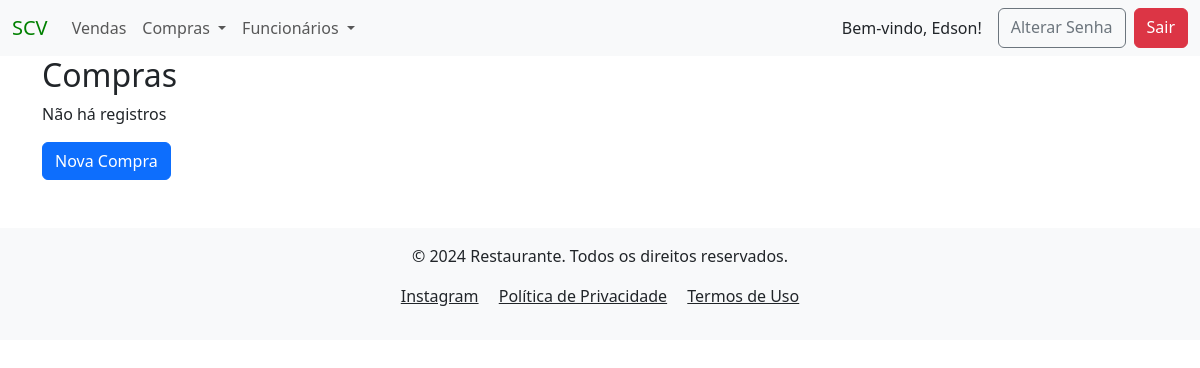
The page /compras/ (signed in) on the database as committed earlier.
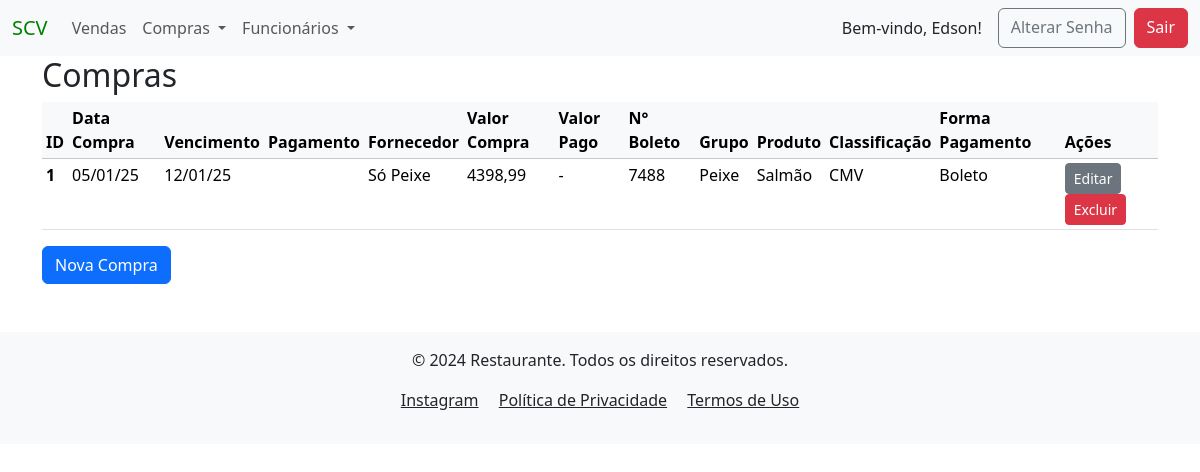
The same page on the database as committed later.
### compras/models.py (models this page shows)
class Compras(models.Model):
    classificacao_choices = [
                        ('CMV', 'CMV'),
                        ('Gasto Fixo', 'Gasto Fixo'),
                        ('Gasto Variável', 'Gasto Variável')
                        ]
    tipo_pagamento = [
                    ('Dinheiro', 'Dinheiro'),
                    ('Cartão de Crédito', 'Cartão de Crédito'),
                    ('Cartão Débito', 'Cartão Débito'),
                    ('Pix', 'Pix'),
                    ('Cheque', 'Cheque'),
                    ('Transferência', 'Transferência'),
                    ('Boleto', 'Boleto'),
                    ('Débito Automático', 'Débito Automático')
    ]
    created_at = models.DateTimeField(auto_now_add=True)
    data_compra = models.DateField(verbose_name="Data da Venda", null=False, blank=False)
    data_vencimento = models.DateField(verbose_name="Data do Vencimento", null=True, blank=False)
    data_pagamento = models.DateField(verbose_name="Data do Pagamento", null=True, blank=True)
    fornecedor = models.ForeignKey(Fornecedor, on_delete=models.PROTECT, verbose_name="Fornecedor", null=False, blank=False)
    valor_compra = models.DecimalField(verbose_name="Valor da Compra", max_digits=9, decimal_places=2, null=False, blank=False)
    valor_pago = models.DecimalField(verbose_name="Valor de Pagamento", max_digits=9, decimal_places=2, null=True, blank=True)
    qtd = models.CharField(verbose_name="Quantidade", max_length=10, null=True, blank=True)
    numero_boleto = models.CharField(verbose_name="Boleto", max_length=10, null=True, blank=True)
    grupo_produto = models.CharField(verbose_name="Grupo do Produto", max_length=20, null=True, blank=False)
    produto = models.CharField(verbose_name="Produto", max_length=20, null=True, blank=False)
    classificacao = models.CharField(verbose_name="Classificação", choices=classificacao_choices, max_length=20, null=True, blank=False)
    forma_pagamento = models.CharField(verbose_name="Forma de Pagamento", choices=tipo_pagamento, max_length=17, null=True, blank=False)
    observacao = models.CharField(verbose_name="Observação", max_length=35, null=True, blank=True)
    author = models.ForeignKey(User, on_delete=models.PROTECT, blank=False, default=1)
    dt_atualizado = models.DateTimeField(auto_now=True, null=False, blank=False)

class Fornecedor(models.Model):
    created_at = models.DateTimeField(auto_now_add=True)
    nome_empresa = models.CharField(verbose_name="Fornecedor", max_length=50, blank=False, unique=True)
    cnpj = models.CharField(verbose_name="CNPJ", max_length=14, null=True, blank=True)
    nome_contato = models.CharField(verbose_name="Contato", max_length=35, null=True, blank=True)
    telefone = models.CharField(verbose_name="Telefone", max_length=15, null=True, blank=True)
    email = models.CharField(verbose_name="E-mail", max_length=40, null=True, blank=True)
    endereco = models.CharField(verbose_name="Endereço", max_length=255, null=True, blank=True)
    cep = models.CharField(verbose_name="CEP", max_length=8, null=True, blank=True)
    numero = models.CharField(verbose_name="Número", max_length=10, null=True, blank=True)
    bairro = models.CharField(verbose_name="Bairro", max_length=20, null=True, blank=True)
    cidade = models.CharField(verbose_name="Cidade", max_length=30, null=True, blank=True)
    author = models.ForeignKey(User, on_delete=models.PROTECT, blank=False, default=1)
    dt_atualizado = models.DateTimeField(auto_now=True, null=False, blank=False)
    def __str__(self):
        return f"{self.nome_empresa}"

### compras/views.py (the view, shortened to what this page needs)
# urls.py: path('compras/', ComprasListView.as_view(), name="compras_list"),
class ComprasListView(LoginRequiredMixin, PermissionRequiredMixin,ListView):
    model = Compras
    permission_required = 'compras.view_compras'  # Permissão para visualizar objetos'

### compras/templates/compras/compras_list.html (shortened to what this page needs)
{% extends 'global/base.html' %}
{% block content %}
    <h2>Compras</h2>
    {% if compras_list %}
        <table class="table table-sm">
            <thead class="table-light">
            <tr>
                <th scope="col">ID</th>
                <th scope="col">Data Compra</th>
                <th scope="col">Vencimento</th>
                <th scope="col">Pagamento</th>
                <th scope="col">Fornecedor</th>
                <th scope="col">Valor Compra</th>
                <th scope="col">Valor Pago</th>
                <th scope="col">N° Boleto</th>
                <th scope="col">Grupo</th>
                <th scope="col">Produto</th>
                <th scope="col">Classificação</th>
                <th scope="col">Forma Pagamento</th>
                <th scope="col">Ações</th>
            </tr>
            </thead>
            <tbody>
                {% for compras in compras_list %}
                    <tr>
                        <th scope="row" >{{ compras.pk }}</th>
                        <td>{{ compras.data_compra| date:"d/m/y"}}</td>
                        <td>{{ compras.data_vencimento| date:"d/m/y"}}</td>
                        <td>{{ compras.data_pagamento| date:"d/m/y"}}</td>
                        <td>{{ compras.fornecedor }}</td>
                        <td>{{ compras.valor_compra| floatformat:2| default:"-" }}</td>
                        <td>{{ compras.valor_pago| floatformat:2| default:"-" }}</td>
                        <td>{{ compras.numero_boleto| default:"-" }}</td>
                        <td>{{ compras.grupo_produto| default:"-" }}</td>
                        <td>{{ compras.produto| default:"-" }}</td>
                        <td>{{ compras.classificacao| default:"-" }}</td>
                        <td>{{ compras.forma_pagamento| default:"-" }}</td>
                        <td>
                            <a href="{% url 'update_compras' pk=compras.pk %}" class="btn btn-secondary btn-sm" >Editar</a>
                            <a href="{% url 'delete_compras' pk=compras.pk %}" class="btn btn-danger btn-sm" >Excluir</a>
                        </td>
                    </tr>
                {% endfor %}
            </tbody>
        </table>
    {% else %}
        <p>Não há registros</p>
    {% endif %}
    <a href="{% url 'create_compras' %}" class="btn btn-primary">Nova Compra</a>
{% endblock content %}

Rows that differ between the two databases and show on the page:
added Compras: pk "1", data_compra "05/01/25", data_vencimento "12/01/25", fornecedor "Só Peixe", valor_compra "4398,99", valor_pago "-", numero_boleto "7488", grupo_produto "Peixe", produto "Salmão", classificacao "CMV", forma_pagamento "Boleto"
Other text that changed with them:
text no longer shown: "Não há registros"
text now shown: "ID Data Compra Vencimento Pagamento Fornecedor Valor Compra Valor Pago N° Boleto Grupo Produto Classificação Forma Pagamento Ações"
